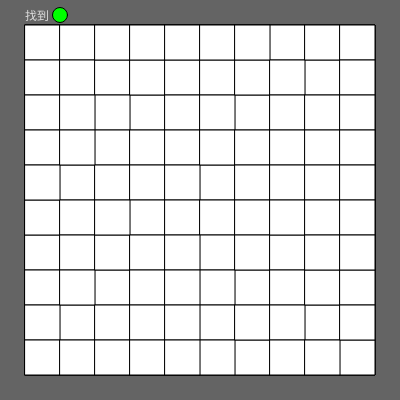
Frame 1 (no input)
Frame 60 (no input): identical to frame 1, image omitted
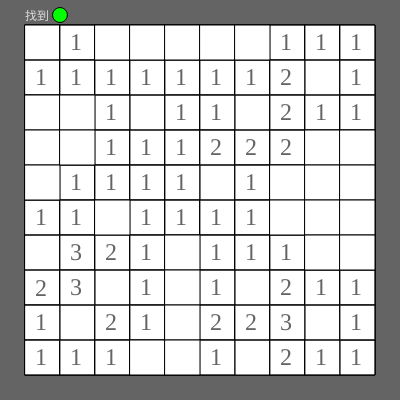
Frame 120 (the mouse pressed at the canvas centre since frame 60)

The p5.js sketch that drew these frames (run headless with seeded random() and noise() and a simulated clock; from frame 60 on, the mouse is pressed at the canvas centre):

// p5.js sketch
// ── sketch.js
function setup() {
    createCanvas(400, 400);
  }
  function draw() {
    background(100);
     //外框
    noFill(256,256,256);
    square(25, 25, 350);
    
    
    //第一列
    fill(256,256,256);
    square(25,25, 35);
    square(25,60, 35);
    square(25,95, 35);
    square(25,130, 35);
    square(25,165, 35);
    square(25,200, 35);
    square(25,235, 35);
    square(25,270, 35);
    square(25,305, 35);
    square(25,340, 35);
    
  //地雷
    fill(256,0,0);
    circle(43, 43, 25);
    circle(43, 253, 25);
  //數字
   fill(0);
   textSize(24);
   textFont('1');
   text('1', 35, 85);
    
   fill(0);
    textSize(24);
    textFont('1');
    text('1', 35, 225);
    
   fill(0);
   textSize(24);
   textFont('2');
   text('2', 35, 296);
    
   fill(0);
   textSize(24);
   textFont('1');
   text('1', 35, 330);
  
   fill(0);
   textSize(24);
   textFont('1');
   text('1', 35, 365);
  
   fill(220)
   square(25,95, 35);
   square(25,130, 35);
   square(25,165, 35);
  //第二列
    fill(256,256,256)
    square(60,25, 35);
    square(60,60, 35);
    square(60,95, 35);
    square(60,130, 35);
    square(60,165, 35);
    square(60,200, 35);
    square(60,235, 35);
    square(60,270, 35);
    square(60,305, 35);
    square(60,340, 35);
  //數字
   fill(0);
   textSize(24);
   textFont('1');
   text('1', 70, 50);
    
   fill(0);
   textSize(24);
   textFont('1');
   text('1', 70, 85);
    
   fill(0);
   textSize(24);
   textFont('1');
   text('1', 70, 190);
    
   fill(0);
   textSize(24);
   textFont('1');
   text('1', 70,225);
    
   fill(0);
   textSize(24);
   textFont('3');
   text('3', 70, 260);
    
   fill(0);
   textSize(24);
   textFont('3');
   text('3', 70, 295);
    
   fill(0);
   textSize(24);
   textFont('1');
   text('1', 70, 365);
    
   fill(220)
   square(60,95, 35);
   square(60,130, 35);
  //地雷
   fill(256,0,0)
   circle(78, 323, 25);
   
  //第三列
  fill(256,256,256)
    square(95,25, 35);
    square(95,60, 35);
    square(95,95, 35);
    square(95,130, 35);
    square(95,165, 35);
    square(95,200, 35);
    square(95,235, 35);
    square(95,270, 35);
    square(95,305, 35);
    square(95,340, 35);
    
  fill(0);
   textSize(24);
   textFont('1');
   text('1', 105, 85);
    
    fill(0);
   textSize(24);
   textFont('1');
   text('1', 105, 120);
    
    fill(0);
   textSize(24);
   textFont('1');
   text('1', 105, 155);
    
    fill(0);
   textSize(24);
   textFont('1');
   text('1', 105, 190);
    
    fill(0);
   textSize(24);
   textFont('2');
   text('2', 105, 260);
    
    fill(0);
   textSize(24);
   textFont('2');
   text('2', 105, 330);
    
    fill(0);
   textSize(24);
   textFont('1');
   text('1', 105, 365);
    
    fill(220)
   square(95,25, 35);
   
  //地雷
   fill(256,0,0)
   circle(113, 288, 25);
    fill(0,256,0)
  circle(113, 217, 25);
    
    //第四列
  fill(256,256,256)
    square(130,25, 35);
    square(130,60, 35);
    square(130,95, 35);
    square(130,130, 35);
    square(130,165, 35);
    square(130,200, 35);
    square(130,235, 35);
    square(130,270, 35);
    square(130,305, 35);
    square(130,340, 35);
    
    fill(0);
   textSize(24);
   textFont('1');
   text('1', 140, 85);
    
    fill(0);
   textSize(24);
   textFont('1');
   text('1', 140, 155);
    
    fill(0);
   textSize(24);
   textFont('1');
   text('1', 140, 190);
    
    fill(0);
   textSize(24);
   textFont('1');
   text('1', 140, 225);
    
    fill(0);
   textSize(24);
   textFont('1');
   text('1', 140, 260);
    
    fill(0);
   textSize(24);
   textFont('1');
   text('1', 140, 295);
    
    fill(0);
   textSize(24);
   textFont('1');
   text('1', 140, 330);
    
    fill(220)
   square(130,25, 35);
   square(130,340, 35);
    //地雷
   fill(256,0,0)
   circle(148, 113, 25);
    
     //第五列
  fill(256,256,256)
    square(165,25, 35);
    square(165,60, 35);
    square(165,95, 35);
    square(165,130, 35);
    square(165,165, 35);
    square(165,200, 35);
    square(165,235, 35);
    square(165,270, 35);
    square(165,305, 35);
    square(165,340, 35);
    
    fill(0);
   textSize(24);
   textFont('1');
   text('1', 175, 85);
    
    fill(0);
   textSize(24);
   textFont('1');
   text('1', 175, 120);
    
    fill(0);
   textSize(24);
   textFont('1');
   text('1', 175, 155);
    
    fill(0);
   textSize(24);
   textFont('1');
   text('1', 175, 190);
    
    fill(0);
   textSize(24);
   textFont('1');
   text('1', 175, 225);
    
    fill(220)
   square(165,25, 35);
    square(165,235, 35);
    square(165,270, 35);
    square(165,305, 35);
    square(165,340, 35);
    
    //第六列
  fill(256,256,256)
    square(200,25, 35);
    square(200,60, 35);
    square(200,95, 35);
    square(200,130, 35);
    square(200,165, 35);
    square(200,200, 35);
    square(200,235, 35);
    square(200,270, 35);
    square(200,305, 35);
    square(200,340, 35);
    
  fill(0);
   textSize(24);
   textFont('1');
   text('1', 210, 85);
    
    fill(0);
   textSize(24);
   textFont('1');
   text('1', 210, 120);
    
    fill(0);
   textSize(24);
   textFont('2');
   text('2', 210, 155);
    
    fill(0);
   textSize(24);
   textFont('1');
   text('1', 210, 225);
    
    fill(0);
   textSize(24);
   textFont('1');
   text('1', 210, 260);
    
    fill(0);
   textSize(24);
   textFont('1');
   text('1', 210, 295);
    
    fill(0);
   textSize(24);
   textFont('2');
   text('2', 210, 330);
    
    fill(0);
   textSize(24);
   textFont('1');
   text('1', 210, 365);
    
    fill(220)
   square(200,25, 35);
   
  //地雷
   fill(256,0,0)
   circle(218, 183, 25);
    
    //第七列
  fill(256,256,256)
    square(235,25, 35);
    square(235,60, 35);
    square(235,95, 35);
    square(235,130, 35);
    square(235,165, 35);
    square(235,200, 35);
    square(235,235, 35);
    square(235,270, 35);
    square(235,305, 35);
    square(235,340, 35);
    
    fill(0);
   textSize(24);
   textFont('1');
   text('1', 245, 85);
    
    fill(0);
   textSize(24);
   textFont('2');
   text('2', 245, 155);
    
    fill(0);
   textSize(24);
   textFont('1');
   text('1', 245, 190);
    
    fill(0);
   textSize(24);
   textFont('1');
   text('1', 245, 225);
    
    fill(0);
   textSize(24);
   textFont('1');
   text('1', 245, 260);
    
    fill(0);
   textSize(24);
   textFont('2');
   text('2', 245, 330);
    
    fill(220)
   square(235,25, 35);
  
    //地雷
   fill(256,0,0)
   circle(253, 113, 25);
    circle(253, 288, 25);
    circle(253, 358, 25);
    
     //第八列
  fill(256,256,256)
    square(270,25, 35);
    square(270,60, 35);
    square(270,95, 35);
    square(270,130, 35);
    square(270,165, 35);
    square(270,200, 35);
    square(270,235, 35);
    square(270,270, 35);
    square(270,305, 35);
    square(270,340, 35);
    
    fill(0);
   textSize(24);
   textFont('1');
   text('1', 280, 50);
    
    fill(0);
   textSize(24);
   textFont('2');
   text('2', 280, 85);
    
    fill(0);
   textSize(24);
   textFont('2');
   text('2', 280, 120);
    
    fill(0);
   textSize(24);
   textFont('2');
   text('2', 280, 155);
    
    fill(0);
   textSize(24);
   textFont('1');
   text('1', 280, 260);
    
    fill(0);
   textSize(24);
   textFont('2');
   text('2', 280, 295);
    
    fill(0);
   textSize(24);
   textFont('3');
   text('3', 280, 330);
    
    fill(0);
   textSize(24);
   textFont('2');
   text('2', 280, 365);
    
    fill(220)
   square(270,165, 35);
    square(270,200, 35);
    
    //第九列
    fill(256,256,256)
    square(305,25, 35);
    square(305,60, 35);
    square(305,95, 35);
    square(305,130, 35);
    square(305,165, 35);
    square(305,200, 35);
    square(305,235, 35);
    square(305,270, 35);
    square(305,305, 35);
    square(305,340, 35);
  //數字
   fill(0);
   textSize(24);
   textFont('1');
   text('1', 315, 50);
    
   fill(0);
   textSize(24);
   textFont('1');
   text('1', 315, 120);
    
    
   fill(0);
   textSize(24);
   textFont('1');
   text('1', 315, 295);
    
   fill(0);
   textSize(24);
   textFont('1');
   text('1', 315, 365);
    
   fill(220)
   square(305,130, 35);
    square(305,165, 35);
    square(305,200, 35);
      square(305,235, 35);
  //地雷
   fill(256,0,0)
   circle(323, 323, 25);
     circle(323, 78, 25);
    
    //第十列
     fill(256,256,256)
    square(340,25, 35);
    square(340,60, 35);
    square(340,95, 35);
    square(340,130, 35);
    square(340,165, 35);
    square(340,200, 35);
    square(340,235, 35);
    square(340,270, 35);
    square(340,305, 35);
    square(340,340,35);
  //數字
   fill(0);
   textSize(24);
   textFont('1');
   text('1', 350, 50);
    
    fill(0);
   textSize(24);
   textFont('1');
   text('1', 350, 85);
    
   fill(0);
   textSize(24);
   textFont('1');
   text('1', 350, 120);
    
    
   fill(0);
   textSize(24);
   textFont('1');
   text('1', 350, 295);
    
    fill(0);
   textSize(24);
   textFont('1');
   text('1', 350, 330);
    
   fill(0);
   textSize(24);
   textFont('1');
   text('1', 350, 365);
    
   fill(220)
   square(340,130, 35);
  square(340,165, 35);
  square(340,200, 35);
  square(340,235, 35);
  
   //第一列
    fill(256,256,256,255);
    square(25,25, 35);
    square(25,235, 35);
    //第二列
    square(60,305, 35);
    //第三列
    square(95,270, 35);
    //第四列
    square(130,95, 35);
    //第六列
    square(200,165, 35);
    //第七列
    square(235,95, 35);
    square(235,270, 35);
    square(235,340, 35);
    //第九列
    square(305,60, 35);
    square(305,305, 35);
  if (mouseButton === LEFT) {
  fill(256,256,256,100);
    square(340,340,35)
    square(25,60, 35);
    square(25,200, 35);
    square(25,270, 35);
    square(25,305, 35);
    square(25,340, 35);
    square(60,25, 35);
    square(60,60, 35);
    square(60,165, 35);
    square(60,200, 35);
    square(60,235, 35);
    square(60,270, 35);
    square(60,340, 35);
    square(95,60, 35);
    square(95,95, 35);
    square(95,130, 35);
    square(95,165, 35);
    square(95,235, 35);
    square(95,305, 35);
    square(95,340, 35);
    square(130,60, 35);
    square(130,130, 35);
    square(130,165, 35);
    square(130,200, 35);
    square(130,235, 35);
    square(130,270, 35);
    square(130,305, 35);
    square(165,60, 35);
    square(165,95, 35);
    square(165,130, 35);
    square(165,165, 35);
    square(165,200, 35);
    square(200,60, 35);
    square(200,95, 35);
    square(200,130, 35);
    square(200,200, 35);
    square(200,235, 35);
    square(200,270, 35);
    square(200,305, 35);
    square(200,340, 35);
    square(235,60, 35);
    square(235,130, 35);
    square(235,165, 35);
    square(235,200, 35);
    square(235,235, 35);
    square(235,305, 35);
    square(270,25, 35);
    square(270,60, 35);
    square(270,95, 35);
    square(270,130, 35);
    square(270,235, 35);
    square(270,270, 35);
    square(270,305, 35);
    square(270,340, 35);
    square(305,25, 35);
    square(305,95, 35);
    square(305,270, 35);
    square(305,340, 35);
    square(340,25, 35);
    square(340,60, 35);
    square(340,95, 35);
    square(340,270,35);
    square(340,305,35);
      } else {
  fill(256,256,256,255);
    square(340,340,35)
    square(25,60, 35);
    square(25,200, 35);
    square(25,270, 35);
    square(25,305, 35);
    square(25,340, 35);
    square(60,25, 35);
    square(60,60, 35);
    square(60,165, 35);
    square(60,200, 35);
    square(60,235, 35);
    square(60,270, 35);
    square(60,340, 35);
    square(95,60, 35);
    square(95,95, 35);
    square(95,130, 35);
    square(95,165, 35);
    square(95,235, 35);
    square(95,305, 35);
    square(95,340, 35);
    square(130,60, 35);
    square(130,130, 35);
    square(130,165, 35);
    square(130,200, 35);
    square(130,235, 35);
    square(130,270, 35);
    square(130,305, 35);
    square(165,60, 35);
    square(165,95, 35);
    square(165,130, 35);
    square(165,165, 35);
    square(165,200, 35);
    square(200,60, 35);
    square(200,95, 35);
    square(200,130, 35);
    square(200,200, 35);
    square(200,235, 35);
    square(200,270, 35);
    square(200,305, 35);
    square(200,340, 35);
    square(235,60, 35);
    square(235,130, 35);
    square(235,165, 35);
    square(235,200, 35);
    square(235,235, 35);
    square(235,305, 35);
    square(270,25, 35);
    square(270,60, 35);
    square(270,95, 35);
    square(270,130, 35);
    square(270,235, 35);
    square(270,270, 35);
    square(270,305, 35);
    square(270,340, 35);
    square(305,25, 35);
    square(305,95, 35);
    square(305,270, 35);
    square(305,340, 35);
    square(340,25, 35);
    square(340,60, 35);
    square(340,95, 35);
    square(340,270,35);
    square(340,305,35); }
        
  if (mouseButton === RIGHT) {
  fill(256,256,256,100);
    square(25,95, 35);
    square(25,130, 35);
    square(25,165, 35);
    square(60,95, 35);
    square(60,130, 35);
    square(95,25, 35);
    square(130,25, 35);
    square(130,340, 35);
    square(165,25, 35);
    square(165,235, 35);
    square(165,270, 35);
    square(165,305, 35);
    square(165,340, 35);
    square(200,25, 35);
    square(235,25, 35);
    square(270,165, 35);
    square(270,200, 35);
    square(305,130, 35);
    square(305,165, 35);
    square(305,200, 35);
    square(305,235, 35);
    square(340,130,35);
    square(340,165,35);
    square(340,200,35);
    square(340,235,35);
      } else {
  fill(256,256,256,255);
    square(25,95, 35);
    square(25,130, 35);
    square(25,165, 35);
    square(60,95, 35);
    square(60,130, 35);
    square(95,25, 35);
    square(130,25, 35);
    square(130,340, 35);
    square(165,25, 35);
    square(165,235, 35);
    square(165,270, 35);
    square(165,305, 35);
    square(165,340, 35);
    square(200,25, 35);
    square(235,25, 35);
    square(270,165, 35);
    square(270,200, 35);
    square(305,130, 35);
    square(305,165, 35);
    square(305,200, 35);
    square(305,235, 35);
    square(340,130,35);
    square(340,165,35);
    square(340,200,35);
    square(340,235,35); }
        
  if (mouseButton ===CENTER) {
  fill(256,256,256,100);
    square(95,200, 35);
     } else {
    fill(256,256,256,255);
    square(95,200, 35);
    
  fill(220);
   textSize(12);
   textFont('找到');
   text('找到',25, 20);
     
    fill(0,256,0)    
    circle(60,15,15)
     }}
